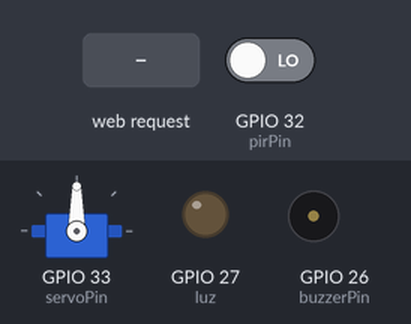
Simulated run of this sketch. Board: ESP32. Parts: servo, output pins drawn as LEDs (lit = HIGH), buzzer (waves = sounding). Inputs (shaded band) come from the test bench; at power-on: GPIO 32 (pirPin) LOW. WiFi joins after 1.5 s; servers stay silent unless stated; uploads are accepted with an empty reply; what the sketch prints to the serial monitor is not drawn.

Above: at 2.7 s.
2.8 s: GPIO 32 (pirPin) driven HIGH
At 3.8 s:
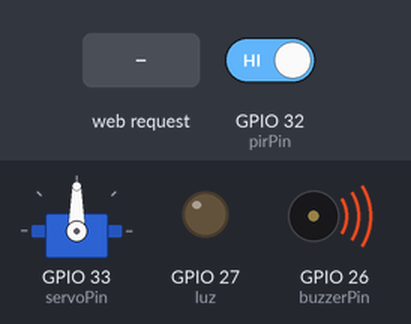
4.3 s: HTTP request GET /encender received
At 4.9 s:
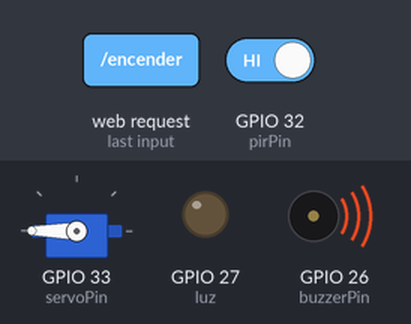
5.8 s: GPIO 32 (pirPin) driven LOW
At 6.1 s:
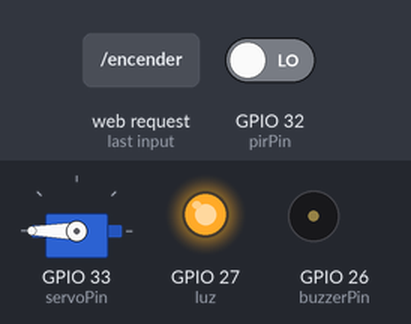
7.3 s: HTTP request GET /apagar received
At 8.4 s:
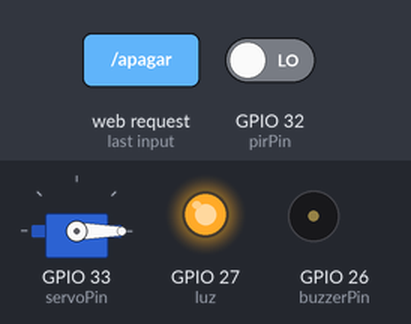
8.8 s: HTTP request GET /alarma received
At 9.6 s:
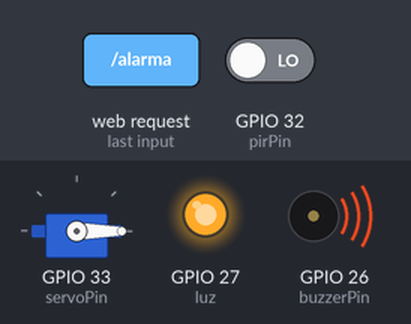
10.3 s: HTTP request GET /servo received
At 10.7 s:
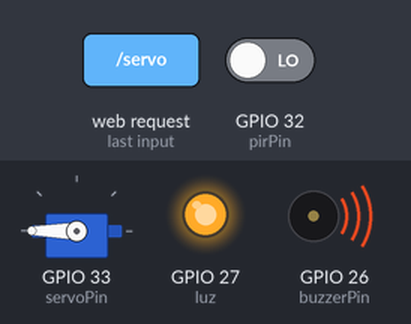
Timing chart, 0 to 12.8 s (numbered marks = the images above; inputs shaded):
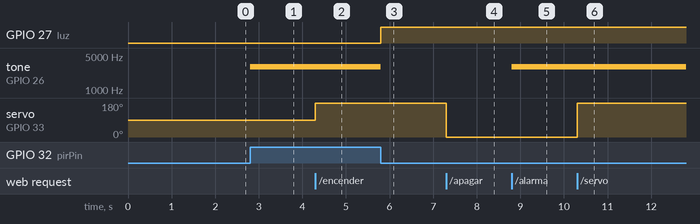

The sketch:

proyecto_final_infra.ino
```cpp
#include <WiFi.h>
#include <ESP32Servo.h>
#include <WebServer.h>
#include <HTTPClient.h>


//------------------Servidor Web en puerto 80---------------------

WebServer server(80);

//---------------------Credenciales de WiFi-----------------------

//const char* ssid     = "ENCANTO";
//const char* password = "419183001968";
const char* ssid     = "POCO X3";
const char* password = "1010118570";
//const char* ssid     = "Shigaraki’s phone";
//const char* password = "jhojan4523";
//const char* ssid     = "Galaxy A5226D4";
//const char* password = "ccsn4230";

//const char* botToken = "5981066116:AAEHDexX7G--KbsxQWVL9DT9HkIjR7252rA";

//---------------------VARIABLES GLOBALES-------------------------
int contconexion = 0;

String header; // Variable para guardar el HTTP request

const int pirPin = 32;     // Pin del sensor PIR
const int servoPin = 33;   // Pin de control del servo
const int buzzerPin = 26; // Pin del buzzer
const int luz = 27;


//WiFiClientSecure client;
//UniversalTelegramBot bot(botToken, client);


Servo myservo;    // Objeto del servo

bool pirState = false;
bool previousPirState = false;
bool alarmActive = false;

// Configuración de Twilio esteban
String accountSid = "AC7c642bed6dc0b9d662f1cdc49b6b4aa9";
String authToken = "3c56e5cdb3e2dbf5b33e974a4f14493b";
String twilioPhoneNumber = "+13158715570";
String recipientPhoneNumber = "+573128289910";

// Configuración de Twilio jhojan
//String accountSid = "AC8909bae95315eeabb61a2badd4229b2a";
//String authToken = "02976c5e846b9a0c7a2364d207234e63";
//String twilioPhoneNumber = "+13157108405";
//String recipientPhoneNumber = "+573128289910";

//----------------------FUNCIONES-----------------------------------

void handleEncender() {
  // Código para encender el LED
  digitalWrite(luz, LOW);
  tone(buzzerPin, 3000);
  myservo.write(359);

  //server.sendHeader("Access-Control-Allow-Origin", "*");
  //server.sendHeader("Access-Control-Allow-Methods", "GET, POST", "OPTIONS");
  // server.sendHeader("Access-Control-Allow-Headers", "Content-Type");
  //  server.sendHeader("Access-Control-Allow-Headers", "*");
  server.send(200, "text/plain", "LED encendido");
}

void handleApagar(){
  digitalWrite(luz, HIGH);
  myservo.write(0);
  noTone(buzzerPin);
  server.sendHeader("Access-Control-Allow-Origin", "*");
  server.sendHeader("Access-Control-Allow-Methods", "GET, POST");
  // server.sendHeader("Access-Control-Allow-Headers", "Content-Type");
      server.sendHeader("Access-Control-Allow-Headers", "*");
  server.send(200, "text/plain", "LED apagado");
}

void handleServo(){
  myservo.write(359);
  server.sendHeader("Access-Control-Allow-Origin", "*");
  server.sendHeader("Access-Control-Allow-Methods", "GET, POST");
  // server.sendHeader("Access-Control-Allow-Headers", "Content-Type");
      server.sendHeader("Access-Control-Allow-Headers", "*");

  server.send(200, "text/plain", "LSERVO encendido");
}

void handleServoOff(){
  myservo.write(0);
  server.sendHeader("Access-Control-Allow-Origin", "*");
  server.sendHeader("Access-Control-Allow-Methods", "GET, POST");
  // server.sendHeader("Access-Control-Allow-Headers", "Content-Type");
      server.sendHeader("Access-Control-Allow-Headers", "*");

  server.send(200, "text/plain", "LSERVO encendido");
}

void handleAlarma(){
  tone(buzzerPin, 3000);
  server.sendHeader("Access-Control-Allow-Origin", "*");
  server.sendHeader("Access-Control-Allow-Methods", "GET, POST");
  // server.sendHeader("Access-Control-Allow-Headers", "Content-Type");
      server.sendHeader("Access-Control-Allow-Headers", "*");

  server.send(200, "text/plain", "LSERVO encendido");
}

void handleAlarmaOff(){
  noTone(buzzerPin);
  server.sendHeader("Access-Control-Allow-Origin", "*");
  server.sendHeader("Access-Control-Allow-Methods", "GET, POST");
  // server.sendHeader("Access-Control-Allow-Headers", "Content-Type");
      server.sendHeader("Access-Control-Allow-Headers", "*");

  server.send(200, "text/plain", "LSERVO encendido");
}

void handleLed(){
  digitalWrite(luz, LOW);
  server.sendHeader("Access-Control-Allow-Origin", "*");
  server.sendHeader("Access-Control-Allow-Methods", "GET, POST");
  // server.sendHeader("Access-Control-Allow-Headers", "Content-Type");
      server.sendHeader("Access-Control-Allow-Headers", "*");

  server.send(200, "text/plain", "LSERVO encendido");
}

void handleLedOff(){
  digitalWrite(luz, HIGH);
  server.sendHeader("Access-Control-Allow-Origin", "*");
  server.sendHeader("Access-Control-Allow-Methods", "GET, POST");
  // server.sendHeader("Access-Control-Allow-Headers", "Content-Type");
      server.sendHeader("Access-Control-Allow-Headers", "*");

  server.send(200, "text/plain", "LSERVO encendido");
}

void sendSMS(String message) {
  String url = "https://api.twilio.com/2010-04-01/Accounts/" + accountSid + "/Messages.json";

  HTTPClient http;
  http.begin(url);
  http.setAuthorization(accountSid.c_str(), authToken.c_str());
  http.addHeader("Content-Type", "application/x-www-form-urlencoded");

  String body = "From=" + twilioPhoneNumber + "&To=" + recipientPhoneNumber + "&Body=" + message;

  int httpResponseCode = http.POST(body);

  if (httpResponseCode == HTTP_CODE_CREATED) {
    Serial.println("Mensaje enviado correctamente");
  } else {
    Serial.print("Error al enviar el mensaje. Código de respuesta HTTP: ");
    Serial.println(httpResponseCode);
  }


}

//---------------------------SETUP--------------------------------
void setup() {
  Serial.begin(115200);
  Serial.println("");


  pinMode(pirPin, INPUT);
  pinMode(buzzerPin, OUTPUT);
  pinMode(luz, OUTPUT);
  myservo.attach(servoPin);

  // Conexión WIFI
  WiFi.begin(ssid, password);
  // Cuenta hasta 50 si no se puede conectar lo cancela
  while (WiFi.status() != WL_CONNECTED && contconexion < 50) {
    ++contconexion;
    delay(500);
    Serial.print(".");
  }
  if (contconexion < 50) {
    Serial.println("");
    Serial.println("WiFi conectado");
    Serial.println("La direccion IP para el WebServer es:");
    Serial.println(WiFi.localIP());
    server.on("/encender", handleEncender);
    server.on("/apagar", handleApagar);
    server.on("/servo", handleServo);
    server.on("/servoOff", handleServoOff);
    server.on("/alarma", handleAlarma);
    server.on("/alarmaOff", handleAlarmaOff);
    server.on("/led", handleLed);
    server.on("/ledOff", handleLedOff);
    server.begin(); // iniciamos el servidor

  } else {
    Serial.println("");
    Serial.println("Error de conexion");
  }


}

//----------------------------LOOP----------------------------------

void loop() {
  server.handleClient();

  pirState = digitalRead(pirPin);

  // Detectar movimiento en el sensor PIR
  if (pirState != previousPirState) {
    if (pirState == HIGH) {
      Serial.println("Movement detected");

      if (!alarmActive) {
        tone(buzzerPin, 3000);
      }
      digitalWrite(luz, LOW);

      String message = "Se ha detectado movimiento en el sensor PIR, por favor ingrese al siguiente enlace para controlar los dispositivos: 'http://jncllc.com/dist/'", h;
      sendSMS(message);

    } else {
      Serial.println("No movement");
      if (!alarmActive) {
        noTone(buzzerPin);
      }
      digitalWrite(luz, HIGH);
    } // fin if pirState
    previousPirState = pirState;
  } // fin if pirState
} // fin loop
```

Measured:
- after the input at 2.8 s, tone on GPIO 26 (buzzerPin): silent → 3000 Hz at once
- after the input at 4.3 s, servo on GPIO 33 (servoPin): 90° → 180° at once
- after the input at 5.8 s, GPIO 27 (luz): LOW → HIGH at once; tone on GPIO 26 (buzzerPin): 3000 Hz → silent at once
- after the input at 7.3 s, servo on GPIO 33 (servoPin): 180° → 0° at once
- after the input at 8.8 s, tone on GPIO 26 (buzzerPin): silent → 3000 Hz at once
- after the input at 10.3 s, servo on GPIO 33 (servoPin): 0° → 180° at once
